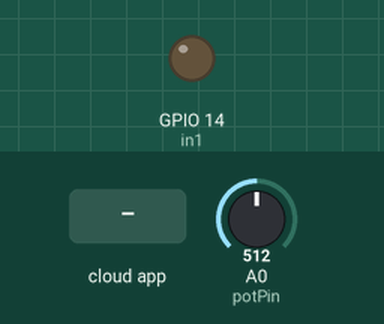
Simulated run of this sketch. Board: ESP8266 (NodeMCU). Parts: output pins drawn as LEDs (lit = HIGH). The test bench sets the inputs (shaded band); at power-on: A0 (potPin) = 512. WiFi joins after 1.5 s; servers stay silent unless stated; the Firebase database answers and starts empty; what the sketch prints to the serial monitor is not drawn.

Above: at 2.7 s.
2.8 s: the phone or cloud app sets en_cours to 1
At 5.2 s:
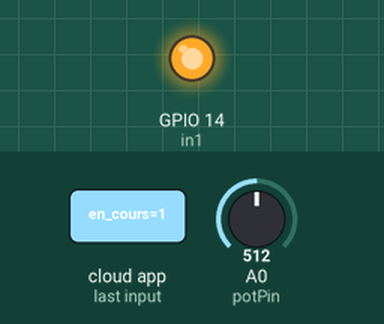
5.5 s: the phone or cloud app sets en_cours to 0
At 6.1 s:
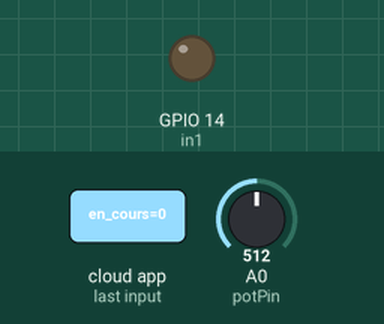
Timing chart, 0 to 8.5 s (numbered marks = the images above; inputs shaded):
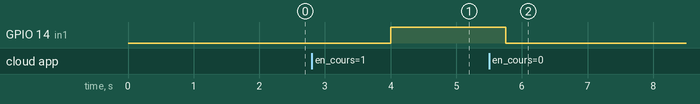

Measured:
- after the input at 2.8 s, GPIO 14 (in1): LOW → HIGH after 1.2 s
- after the input at 5.5 s, GPIO 14 (in1): HIGH → LOW after 0.26 s

The sketch:

servo_Humidity.ino
```cpp
//© Clément Burellier, David Tran 2018
#include <Servo.h>
#include <ESP8266WiFi.h>
#include <WiFiClient.h>
#include <ESP8266WebServer.h>
#include <ESP8266mDNS.h>
#include <FirebaseArduino.h>


#define FIREBASE_HOST "humiditysensor-buket.firebaseio.com"
#define FIREBASE_AUTH "kwzSTxm0pH4W9SaS2IkLNFzAA3bfMaaowiLlWzNo"

Servo myServo; // instanciation du servo

int const potPin = A0;
int potVal;  // variable to read the value from the analog pin
int angle;

String val;
const char* ssid = "#David"; // mettre ici le SSID de votre WiFi
const char* password = "pass1234"; // mettre le mot de passe de votre WiFi
ESP8266WebServer server(80);

void setup(void)
{
  Serial.begin(115200);

  WiFi.begin(ssid, password);
  Serial.println("connecting...");

  // on attend d'etre connecte au WiFi avant de continuer
  while (WiFi.status() != WL_CONNECTED) {
    delay(500);
    Serial.print(".");
  }


  // on affiche l'adresse IP qui nous a été attribuee
  Serial.println("");
  Serial.print("IP address: ");
  Serial.println(WiFi.localIP());

  Serial.println("HTTP server started");
  //Connexion à firebase
  Firebase.begin(FIREBASE_HOST, FIREBASE_AUTH);

}


void loop(void)
{
  // pin de signal
  int in1 = 14;

  int arrosage;
  int minimum = Firebase.getInt("minimum");
  int maximum = Firebase.getInt("maximum");
  int automatic = Firebase.getInt("automatic");
  int en_cours = Firebase.getInt("en_cours");

  int humidity = analogRead(0);
  pinMode(A0, INPUT);
  pinMode(in1, OUTPUT);

    // set value
  Firebase.setInt("humidity", humidity);

  if (automatic == 1) { //Mode automatique
    if (humidity <= minimum) //Si taux humidité <= mini, arrosage
    {
    while (humidity <= maximum) {
       digitalWrite(in1, HIGH);
       Serial.println("Arrosage");
       Firebase.setInt("en_cours", 1);
       //Valeur de test : simulation arrosage
       //humidity = humidity +1;
       humidity = analogRead(0);
       Firebase.setInt("humidity", humidity);

       Serial.println(humidity);
      }
       digitalWrite(in1, LOW);
       Firebase.setInt("en_cours", 0);
      }
  } else { //Mode manuel
    if (en_cours == 1) {
       digitalWrite(in1, HIGH);
    } else {
      digitalWrite(in1, LOW);
    }
  }

 // handle error
 if (Firebase.failed()) {
     Serial.print("setting /humidity failed:");
     Serial.println(Firebase.error());
     return;
 }
 delay(1000);

 Serial.print("pushed: /humidity/");
 Serial.println(humidity);

 server.handleClient();
}
```
